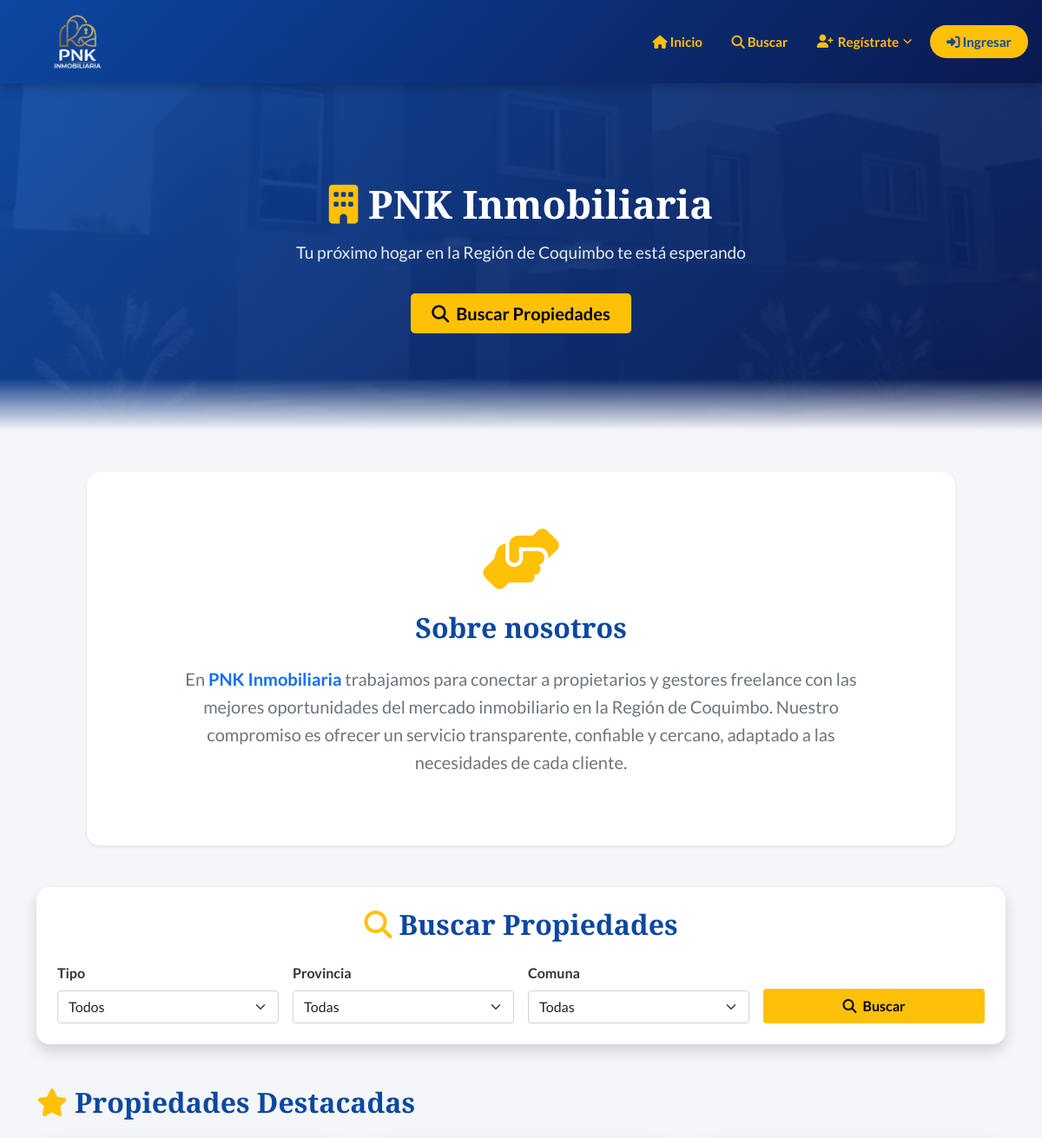
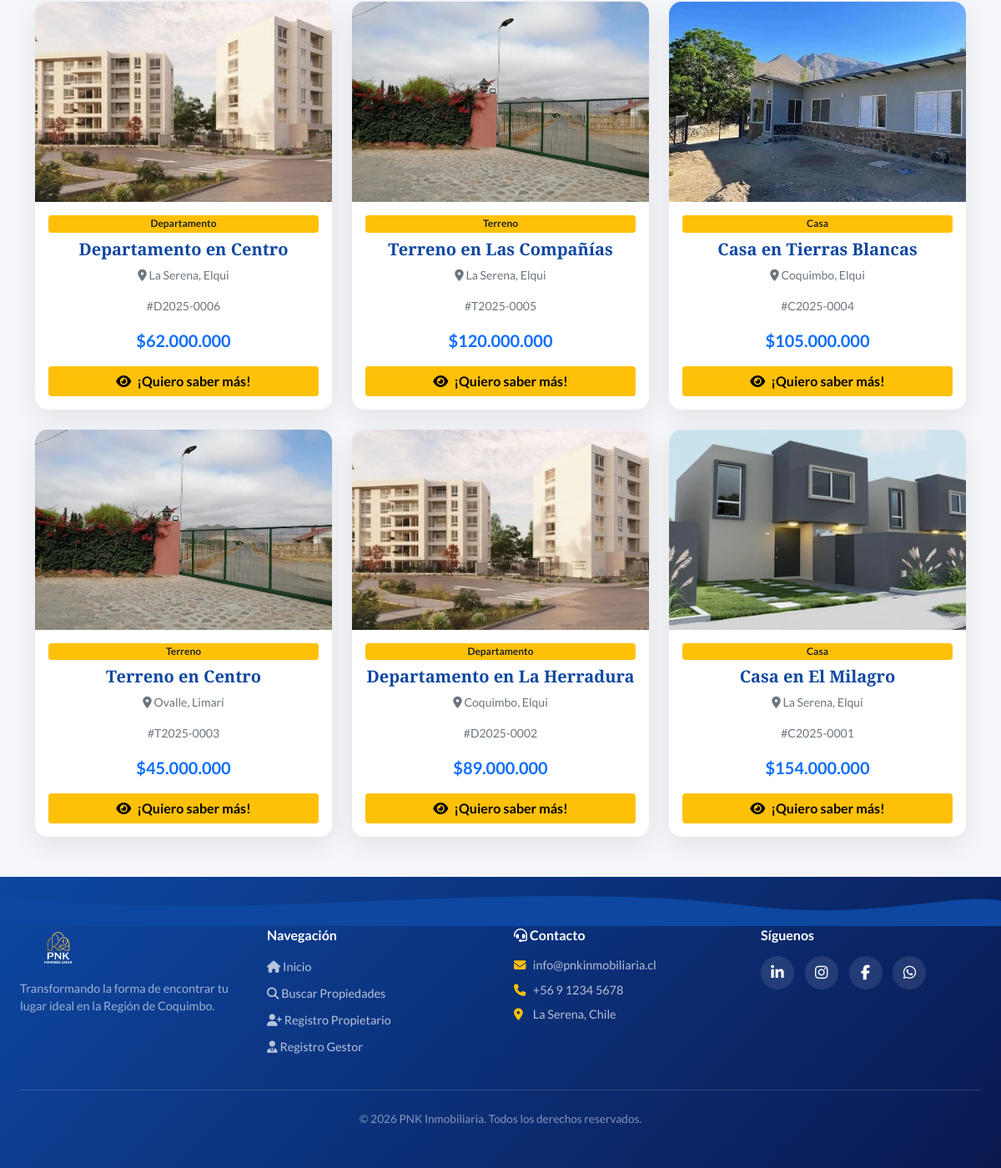
The page / on the database its author committed (2 pictures, top to bottom).
### tables this page shows
CREATE TABLE propiedades (
    id               INT AUTO_INCREMENT PRIMARY KEY,
    codigo           VARCHAR(20) NOT NULL UNIQUE COMMENT 'Formato: C/D/T + año + correlativo',
    propietario_id   INT NOT NULL,
    tipo             ENUM('casa','departamento','terreno') NOT NULL,
    descripcion      TEXT NULL,
    banos            TINYINT UNSIGNED DEFAULT 0,
    dormitorios      TINYINT UNSIGNED DEFAULT 0,
    area_terreno     DECIMAL(10,2) DEFAULT 0 COMMENT 'Metros cuadrados',
    area_construida  DECIMAL(10,2) DEFAULT 0 COMMENT 'Metros cuadrados',
    precio_clp       BIGINT UNSIGNED DEFAULT 0,
    precio_uf        DECIMAL(10,2) DEFAULT 0,
    fecha_publicacion DATE NULL,
    provincia        VARCHAR(50) NOT NULL,
    comuna           VARCHAR(50) NOT NULL,
    sector           VARCHAR(100) NULL,
    latitud          DECIMAL(10,7) NULL,
    longitud         DECIMAL(10,7) NULL,
    bodega           BOOLEAN DEFAULT FALSE,
    estacionamiento  BOOLEAN DEFAULT FALSE,
    logia            BOOLEAN DEFAULT FALSE,
    cocina_amoblada  BOOLEAN DEFAULT FALSE,
    antejardin       BOOLEAN DEFAULT FALSE,
    patio_trasero    BOOLEAN DEFAULT FALSE,
    piscina          BOOLEAN DEFAULT FALSE,
    estado           ENUM('activo','inactivo','vendido') NOT NULL DEFAULT 'activo',
    created_at       TIMESTAMP DEFAULT CURRENT_TIMESTAMP,
    updated_at       TIMESTAMP DEFAULT CURRENT_TIMESTAMP ON UPDATE CURRENT_TIMESTAMP,
    FOREIGN KEY (propietario_id) REFERENCES usuarios(id) ON DELETE CASCADE,
    INDEX idx_tipo (tipo),
    INDEX idx_estado (estado),
    INDEX idx_comuna (comuna),
    INDEX idx_provincia (provincia),
    INDEX idx_propietario (propietario_id)
);

### includes/auth.php (called while the page is built, shortened)
<?php
function isLoggedIn(): bool {
    return isset($_SESSION['user_id']);
}
function sanitize(string $input): string {
    return htmlspecialchars(trim($input), ENT_QUOTES, 'UTF-8');
}

### index.php (the view, shortened to what this page needs)
<?php
require_once 'includes/header.php';
$stmtProps = $pdo->query("
    SELECT p.*,
        (SELECT fp.ruta_imagen FROM fotos_propiedad fp WHERE fp.propiedad_id = p.id ORDER BY fp.orden LIMIT 1) as foto_principal
    FROM propiedades p
    WHERE p.estado = 'activo'
    ORDER BY p.fecha_publicacion DESC
    LIMIT 6
");
$propiedades = $stmtProps->fetchAll();
?>
<section class="hero-section" style="background:linear-gradient(135deg,rgba(13,71,161,0.92),rgba(10,25,80,0.95)),url('img/casa_destacada_1/Casadestacada1.webp') center/cover;min-height:400px;display:flex;align-items:center;color:#fff;text-align:center;">
    <div class="container">
        <h1 style="font-family:'Playfair Display',serif;font-size:2.8rem;font-weight:800;margin-bottom:1rem;color:#fff;">
            <i class="fas fa-building" style="color:#ffc107;"></i> PNK Inmobiliaria
        </h1>
        <p style="font-size:1.2rem;opacity:0.9;max-width:600px;margin:0 auto 2rem;">
            Tu próximo hogar en la Región de Coquimbo te está esperando
        </p>
        <a href="#buscador" class="btn btn-warning btn-lg text-dark fw-bold px-4">
            <i class="fas fa-search me-2"></i>Buscar Propiedades
        </a>
    </div>
</section>
<section id="sobre-nosotros" class="container my-5">
    <div class="card premium-card border-0 shadow-sm p-4 p-md-5 text-center bg-white mx-auto" style="max-width:1000px;">
        <div class="card-body">
            <i class="fa-solid fa-handshake-angle fa-4x text-warning mb-4"></i>
            <h2 class="mb-4 fw-bold">Sobre nosotros</h2>
            <p class="fs-5 text-muted px-md-5">
                En <strong class="text-primary">PNK Inmobiliaria</strong> trabajamos para conectar a propietarios y gestores freelance con las mejores oportunidades del mercado inmobiliario en la Región de Coquimbo.
                Nuestro compromiso es ofrecer un servicio transparente, confiable y cercano, adaptado a las necesidades de cada cliente.
            </p>
        </div>
    </div>
</section>
<section id="buscador" class="container my-5">
    <div class="card premium-card border-0 shadow p-4">
        <h2 class="text-center mb-4 fw-bold"><i class="fas fa-search text-warning me-2"></i>Buscar Propiedades</h2>
        <div class="row g-3 align-items-end">
            <div class="col-md-3">
                <label class="form-label fw-bold">Tipo</label>
                <select id="filtro-tipo" class="form-select">
                    <option value="">Todos</option>
                </select>
            </div>
            <div class="col-md-3">
                <label class="form-label fw-bold">Provincia</label>
                <select id="filtro-provincia" class="form-select">
                    <option value="">Todas</option>
                </select>
            </div>
            <div class="col-md-3">
                <label class="form-label fw-bold">Comuna</label>
                <select id="filtro-comuna" class="form-select">
                    <option value="">Todas</option>
                </select>
            </div>
            <div class="col-md-3">
                <button onclick="buscarPropiedades()" class="btn btn-warning text-dark fw-bold w-100 py-2">
                    <i class="fas fa-search me-1"></i> Buscar
                </button>
            </div>
        </div>
    </div>
</section>
<section class="container my-5">
    <h2 class="mb-4 fw-bold"><i class="fas fa-star text-warning me-2"></i>Propiedades Destacadas</h2>
    <div class="row g-4">
        <?php foreach ($propiedades as $prop): ?>
        <div class="col-md-4">
            <div class="card premium-card border-0 h-100">
                <img src="<?= sanitize($prop['foto_principal'] ?: 'img/LogoPNK2.png') ?>"
                    class="card-img-top" alt="<?= sanitize($prop['tipo']) ?> en <?= sanitize($prop['sector']) ?>"
                    style="height:240px;object-fit:cover;border-radius:15px 15px 0 0;">
                <div class="card-body text-center">
                    <span class="badge bg-warning text-dark mb-2"><?= ucfirst($prop['tipo']) ?></span>
                    <h5 class="fw-bold"><?= ucfirst($prop['tipo']) ?> en <?= sanitize($prop['sector'] ?: $prop['comuna']) ?></h5>
                    <p class="text-muted small">
                        <i class="fas fa-map-marker-alt"></i> <?= sanitize($prop['comuna']) ?>, <?= sanitize($prop['provincia']) ?>
                    </p>
                    <p class="text-muted small">#<?= sanitize($prop['codigo']) ?></p>
                    <p class="fw-bold fs-5 text-primary">$<?= number_format($prop['precio_clp'], 0, ',', '.') ?></p>
                    <a href="detalle-propiedad.php?id=<?= $prop['id'] ?>" class="btn btn-warning text-dark fw-bold px-4">
                        <i class="fas fa-eye me-1"></i> ¡Quiero saber más!
                    </a>
                </div>
            </div>
        </div>
        <?php endforeach; ?>
    </div>
</section>
<?php require_once 'includes/footer.php'; ?>

### includes/header.php (shortened to what this page needs)
<?php
require_once __DIR__ . '/auth.php';
?>
<!DOCTYPE html>
<html lang="es">
<head>
    <link rel="stylesheet" href="https://cdnjs.cloudflare.com/ajax/libs/font-awesome/6.5.1/css/all.min.css">
    <link href="css/bootstrap.min.css" rel="stylesheet">
    <link rel="stylesheet" href="css/style.css">
</head>
<body>
    <nav class="navbar-pnk" id="navbar-main">
        <div class="nav-container">
            <a href="index.php" class="nav-logo">
                <img src="img/LogoPNK2.png" alt="PNK Inmobiliaria">
            </a>
            <div class="nav-links" id="navLinks">
                <a href="index.php" class="nav-link"><i class="fas fa-home"></i> Inicio</a>
                <a href="index.php#buscador" class="nav-link"><i class="fas fa-search"></i> Buscar</a>
                <?php if (isLoggedIn()): ?>
                    <div class="nav-dropdown">
                        <button class="nav-link nav-dropdown-toggle">
                            <i class="fas fa-user-circle"></i> <?= sanitize(getUserName()) ?>
                            <i class="fas fa-chevron-down"></i>
                        </button>
                        <div class="nav-dropdown-menu">
                            <?php if (getUserType() === 'administrador'): ?>
                                <a href="dashboard.php"><i class="fas fa-tachometer-alt"></i> Dashboard</a>
                                <a href="crud-usuarios.php"><i class="fas fa-users-cog"></i> Usuarios</a>
                                <a href="crud-propiedades.php"><i class="fas fa-building"></i> Propiedades</a>
                            <?php elseif (getUserType() === 'propietario'): ?>
                                <a href="crud-propiedades.php"><i class="fas fa-building"></i> Mis Propiedades</a>
                            <?php elseif (getUserType() === 'gestor'): ?>
                                <a href="crud-propiedades.php"><i class="fas fa-building"></i> Gestiones</a>
                            <?php endif; ?>
                            <div class="dropdown-divider"></div>
                            <a href="logout.php" class="text-danger"><i class="fas fa-sign-out-alt"></i> Cerrar Sesión</a>
                        </div>
                    </div>
                <?php else: ?>
                    <div class="nav-dropdown">
                        <button class="nav-link nav-dropdown-toggle">
                            <i class="fas fa-user-plus"></i> Regístrate
                            <i class="fas fa-chevron-down"></i>
                        </button>
                    </div>
                    <a href="login.php" class="nav-link nav-btn-login"><i class="fas fa-sign-in-alt"></i> Ingresar</a>
                <?php endif; ?>
            </div>
        </div>
    </nav>
    <main class="main-content">

### includes/footer.php (shortened to what this page needs)
    </main>
    <footer class="footer-pnk" id="contacto">
        <div class="footer-wave">
            <svg xmlns="http://www.w3.org/2000/svg" viewBox="0 0 1440 100" preserveAspectRatio="none">
                <path fill="currentColor" d="M0,40 C360,100 720,0 1080,60 C1260,90 1380,30 1440,50 L1440,100 L0,100 Z"/>
            </svg>
        </div>
        <div class="footer-content">
            <div class="footer-grid">
                <div class="footer-brand">
                    <img src="img/LogoPNK2.png" alt="PNK Inmobiliaria" class="footer-logo">
                    <p class="footer-tagline">Transformando la forma de encontrar tu lugar ideal en la Región de Coquimbo.</p>
                </div>
                <div class="footer-links-group">
                    <h4 class="footer-title">Navegación</h4>
                    <ul class="footer-links">
                        <li><a href="index.php"><i class="fas fa-home"></i> Inicio</a></li>
                        <li><a href="index.php#buscador"><i class="fas fa-search"></i> Buscar Propiedades</a></li>
                        <li><a href="registro-propietario.php"><i class="fas fa-user-plus"></i> Registro Propietario</a></li>
                        <li><a href="registro-gestor.php"><i class="fas fa-user-tie"></i> Registro Gestor</a></li>
                    </ul>
                </div>
                <div class="footer-links-group">
                    <h4 class="footer-title"><i class="fas fa-headset"></i> Contacto</h4>
                    <ul class="footer-links footer-contact-list">
                        <li><i class="fas fa-envelope"></i> info@pnkinmobiliaria.cl</li>
                        <li><i class="fas fa-phone"></i> +56 9 1234 5678</li>
                        <li><i class="fas fa-map-marker-alt"></i> La Serena, Chile</li>
                    </ul>
                </div>
                <div class="footer-links-group">
                    <h4 class="footer-title">Síguenos</h4>
                    <div class="footer-social">
                        <a href="#" class="social-link" aria-label="LinkedIn"><i class="fab fa-linkedin-in"></i></a>
                        <a href="#" class="social-link" aria-label="Instagram"><i class="fab fa-instagram"></i></a>
                        <a href="#" class="social-link" aria-label="Facebook"><i class="fab fa-facebook-f"></i></a>
                        <a href="#" class="social-link" aria-label="WhatsApp"><i class="fab fa-whatsapp"></i></a>
                    </div>
                </div>
            </div>
            <div class="footer-bottom">
                <p>&copy; <?= date('Y') ?> PNK Inmobiliaria. Todos los derechos reservados.</p>
            </div>
        </div>
    </footer>
</body>
</html>

### rows shown on the page
propiedades: tipo (picture), tipo "Departamento", sector "Centro", comuna "La Serena", provincia "Elqui", codigo "D2025-0006", precio_clp "62.000.000"
propiedades: tipo "Terreno", sector "Las Compañías", comuna "La Serena", provincia "Elqui", codigo "T2025-0005", precio_clp "120.000.000"
propiedades: tipo (picture), tipo "Casa", sector "Tierras Blancas", comuna "Coquimbo", provincia "Elqui", codigo "C2025-0004", precio_clp "105.000.000"
propiedades: tipo "Terreno", sector "Centro", comuna "Ovalle", provincia "Limarí", codigo "T2025-0003", precio_clp "45.000.000"
propiedades: tipo (picture), tipo "Departamento", sector "La Herradura", comuna "Coquimbo", provincia "Elqui", codigo "D2025-0002", precio_clp "89.000.000"
propiedades: tipo (picture), tipo "Casa", sector "El Milagro", comuna "La Serena", provincia "Elqui", codigo "C2025-0001", precio_clp "154.000.000"
